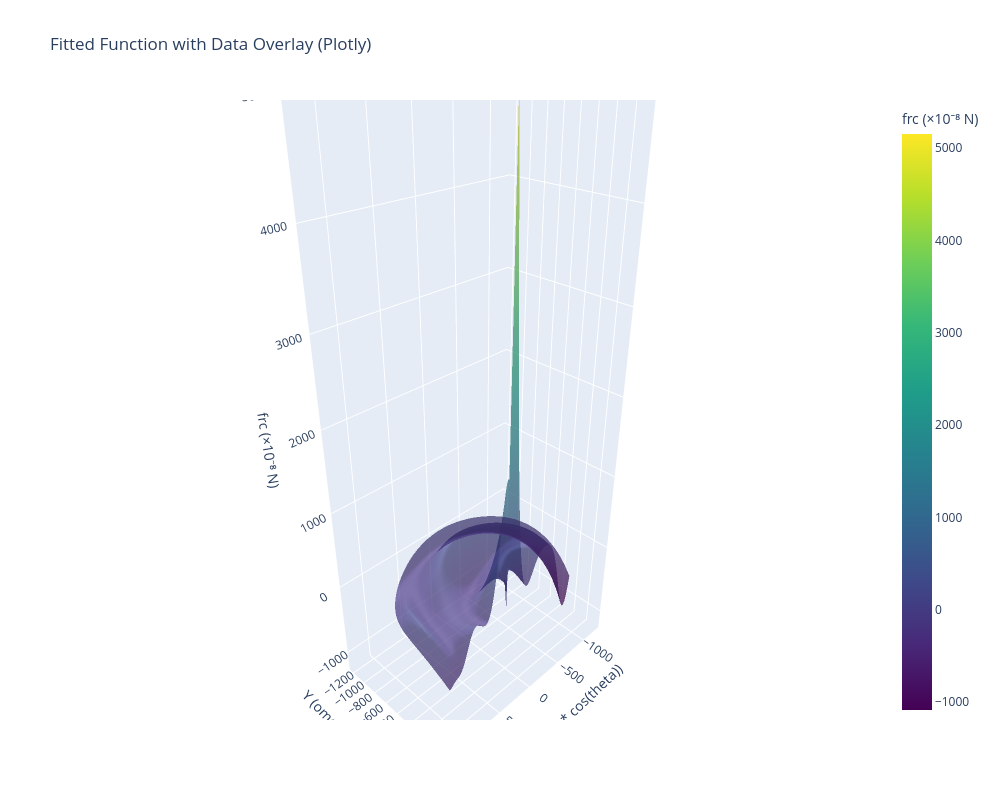

The cell this chart's notebook holds for it:
### Code cell
# 3D Plotly visualization with data overlay
import plotly.graph_objects as go

# Create surface plot
fig = go.Figure(data=[
    go.Surface(
        x=X_grid,
        y=Y_grid,
        z=Z_grid * 1e8,
        colorscale='Viridis',
        opacity=0.7,
        name='Fitted Surface',
        showscale=True,
        colorbar=dict(title="frc (×10⁻⁸ N)")
    ),
])

fig.update_layout(
    title='Fitted Function with Data Overlay (Plotly)',
    scene=dict(
        xaxis_title='X (omega * cos(theta))',
        yaxis_title='Y (omega * sin(theta))',
        zaxis_title='frc (×10⁻⁸ N)',
        camera=dict(
            eye=dict(x=1.5, y=1.5, z=1.2)
        )
    ),
    width=1000,
    height=800
)

fig.show()

### Figure 1 — Plotly figure (JSON) as saved in the notebook; plotly's stock layout.template omitted (floating-point values rounded to 4 significant figures; data arrays with more than 128 entries replaced by an {"elided": "..."} marker saying what was removed)
{"data": [{"colorbar": {"title": {"text": "frc (×10⁻⁸ N)"}}, "colorscale": [[0, "#440154"], [0.1111, "#482878"], [0.2222, "#3e4989"], [0.3333, "#31688e"], [0.4444, "#26828e"], [0.5556, "#1f9e89"], [0.6667, "#35b779"], [0.7778, "#6ece58"], [0.8889, "#b5de2b"], [1, "#fde725"]], "name": "Fitted Surface", "opacity": 0.7, "showscale": true, "type": "surface", "x": {"elided": "50x50 float values"}, "y": {"elided": "50x50 float values"}, "z": {"elided": "50x50 float values"}}], "layout": {"height": 800, "scene": {"camera": {"eye": {"x": 1.5, "y": 1.5, "z": 1.2}}, "xaxis": {"title": {"text": "X (omega * cos(theta))"}}, "yaxis": {"title": {"text": "Y (omega * sin(theta))"}}, "zaxis": {"title": {"text": "frc (×10⁻⁸ N)"}}}, "title": {"text": "Fitted Function with Data Overlay (Plotly)"}, "width": 1000}}
